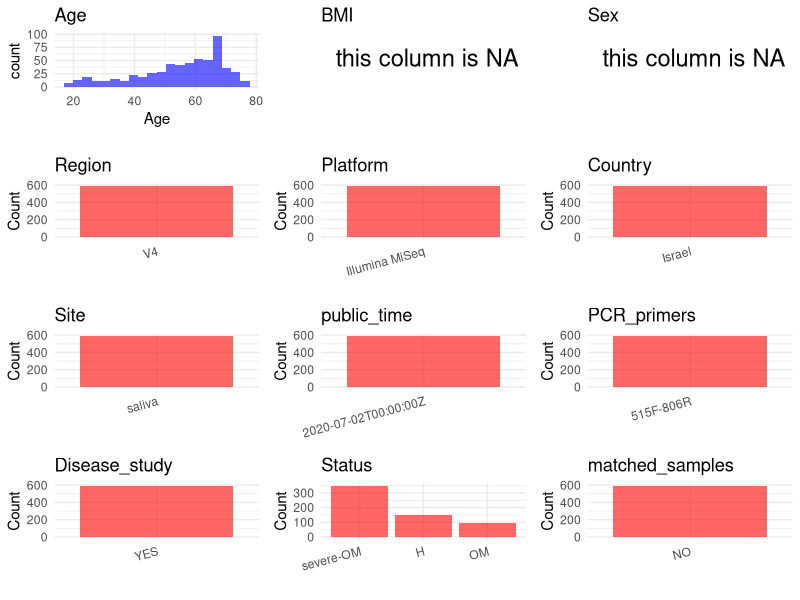

Generate this figure with R: (Note: this script raises an error after producing the figure.)
## ---- chunk 1
# Load necessary libraries
library(dplyr)
library(ggplot2)
library(cowplot)

# Set working directory (update this path to your local directory)
setwd("D:/metadata/PRJEB38062")

# Read the initial metadata files
initial_meta<-read.csv("SraRunTable.csv",header = T)

# Combine the two metadata files
#meta <- rbind(initial_meta, initial_meta1)

#Remove entries non-oral samples
#initial_meta <- subset(initial_meta,isolate %in% c("saliva","tongue coat"))

# Check the number of samples containing "HT" in Sample.Name (e.g., healthy controls)
#nrow(subset(meta, grepl("HT", Sample.Name)))

# Display the first few rows of the metadata
head(initial_meta)
## ---- chunk 2
# Create a uniform metadata dataframe
metadata <- data.frame(
  BioProject = initial_meta$BioProject,
  Run = initial_meta$Run,
  sample_name = initial_meta$Sample.Name,
  Age = initial_meta$host_age,
  BMI = NA,
  Sex=NA,
  Region = "V4",
  Platform = initial_meta$Instrument,
  Country = initial_meta$geo_loc_name_country,
  Site = initial_meta$env_material,
  public_time = initial_meta$ReleaseDate,
  stringsAsFactors = FALSE
)
## ---- chunk 3
# Add information obtained from the publication
metadata$PCR_primers <- "515F-806R"
metadata$title <- "Patterns of salivary microbiota injury and oral mucositis in recipients of allogeneic hematopoietic stem cell transplantation"
metadata$Disease_study <- "YES"
# Assign disease status based on sample_name patterns
#metadata$Status<-"H"
metadata <- metadata %>%
  mutate(Status = case_when(
    initial_meta$oral_mucositis_grade == "0" ~ "H",
    initial_meta$oral_mucositis_grade == "1" ~ "OM",
    initial_meta$oral_mucositis_grade %in% c("2", "3", "4") ~ "severe-OM"
  ))


keep_subjects <- unique(subset(metadata, Site == "saliva")$sample_name)
metadata <- subset(metadata, sample_name %in% keep_subjects)

sample_counts <- table(metadata$sample_name)

metadata$matched_samples <-
  ifelse(metadata$sample_name %in% names(sample_counts[sample_counts >= 2]),
         "YES", "NO")

cat("Subjects retained:", length(unique(metadata$sample_name)), "\n")
cat("Matched samples distribution:\n")
table(metadata$matched_samples)
cat("Sample distribution by Site:\n")
table(metadata$Site)
## ---- chunk 4
# Check the number of unique runs and sample names
print(paste("Number of unique runs:", length(unique(metadata$Run))))
print(paste("Number of unique sample names:", length(unique(metadata$sample_name))))
## ---- chunk 5
# Select columns for visualization
plot_data <- metadata %>%
  select(-BioProject, -Run, -sample_name, -title)

# Function to create simple plots for each column
create_simple_plots <- function(data) {
  plots <- list()
  
  for (col in colnames(data)) {
    # Check if the column is all NA
    if (all(is.na(data[[col]]))) {
      # Create an empty plot with text indicating all NA
      p <- ggplot() +
        annotate("text", x = 0.5, y = 0.5, label = "this column is NA", size = 6) +
        labs(title = col) +
        theme_void()
    } else if (is.numeric(data[[col]])) {
      # Numeric variable: histogram
      p <- ggplot(data, aes(x = .data[[col]])) +
        geom_histogram(fill = "blue", alpha = 0.6, bins = 20, na.rm = TRUE) +
        labs(title = col) +
        theme_minimal()
    } else {
      # Categorical variable: bar plot (remove NA values)
      count_data <- as.data.frame(table(data[[col]], useNA = "ifany"))
      p <- ggplot(count_data, aes(x = reorder(Var1, -Freq), y = Freq)) +
        geom_col(fill = "red", alpha = 0.6) +
        labs(title = col, x = NULL, y = "Count") +
        theme_minimal() +
        theme(axis.text.x = element_text(angle = 15, hjust = 1))
    }
    plots[[col]] <- p
  }
  
  return(plots)
}

# Generate and arrange plots
plots <- create_simple_plots(plot_data)
p<-plot_grid(plots$Age, 
          plots$BMI, 
          plots$Sex, 
          plots$Region, 
          plots$Platform, 
          plots$Country, 
          plots$Site,
          plots$public_time, 
          plots$PCR_primers,
          plots$Disease_study,
          plots$Status,
          plots$matched_samples,# add 
          ncol = 3, align = "hv", axis = "lb")
ggsave("Metadata_Summary.png", plot = p, width = 8, height = 6, dpi = 150)
## ---- chunk 6
knitr::include_graphics("metadata_summary.png")
## ---- chunk 7
# Reorder columns to match the desired format
metadata <- metadata[, c(
  "BioProject", "Run", "sample_name", "Age", "BMI", "Sex", 
  "Region", "Platform", "Country", "Site", "public_time", 
  "PCR_primers", "title", "Disease_study", "Status","matched_samples"
)]

# Export the uniform metadata to a CSV file
write.csv(metadata, file = "metadata.csv", quote = FALSE)
head(metadata)
